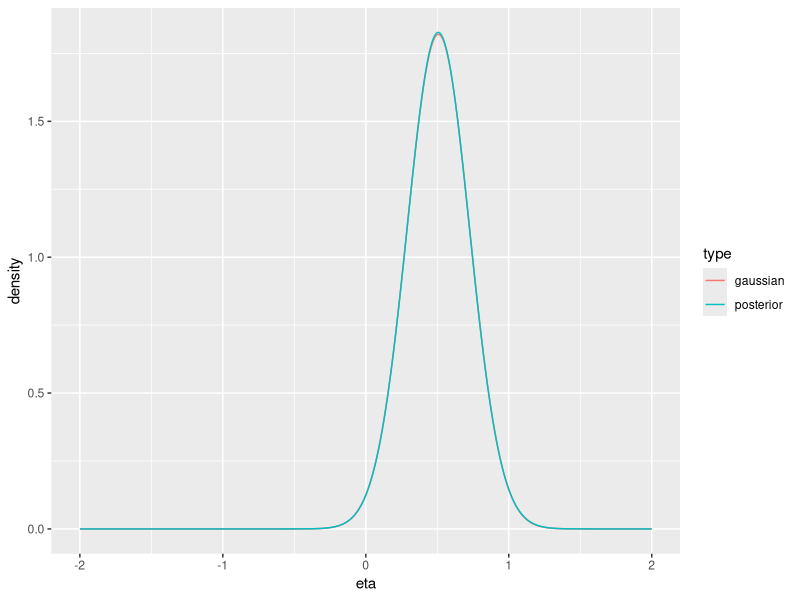

The R source for this figure: (Note: this script raises an error after producing the figure.)

command.arguments <- commandArgs(trailingOnly = TRUE);
output.directory  <- command.arguments[1];
code.directory    <- command.arguments[2];

####################################################################################################
setwd(output.directory);
library(LearnBayes);
library(ggplot2);
library(scales);

### AUXILIARY FUNCTIONS ############################################################################
### auxiliary functions for performing rejection sampling and SIR (sample importance resampling):
target.pdf <- function(x) {

	###  compute normalizing constant for the target density
	eta.min            <- -15;
	eta.max            <- +15;
	relative.grid.size <- 1e-5;
	grid.size          <- (eta.max - eta.min) * relative.grid.size;
	eta                <- eta.min + (eta.max - eta.min) * seq(0,1,relative.grid.size);

	theta                <- exp(eta) / (1 + exp(eta));
	posterior.density    <- ((2 + theta)^125) * (theta^35) / ((1 + exp(eta))^39);
	normalizing.constant <- grid.size * sum(posterior.density);

	###  compute output value
	logistic.x   <- 1 / (1 + exp(-x));
	output.value <- ((2 + logistic.x)^125) * (logistic.x ^ 35) / ((1 + exp(x))^39);
	output.value <- output.value / normalizing.constant;

	return(output.value);

	}

proposal.pdf <- function(x, parameters) {
	output.value <- parameters[['enveloping.constant']] * sn::dst(
		x        = x,
		location = parameters[['location']],
		scale    = parameters[['scale']],
		shape    = 0,
		df       = parameters[['df']],
		dp       = NULL,
		log      = FALSE
		);
	return(output.value);
	}

rproposal <- function(sample.size = NULL, parameters) {
	output.value <- sn::rst(
		n        = sample.size,
		location = parameters[['location']],
		scale    = parameters[['scale']],
		shape    = 0,
		df       = parameters[['df']],
		dp       = NULL
		);
	return(output.value);
	}

### function to perform rejection sampling
perform.rejection.sampling <- function(target.pdf = NULL, proposal.pdf = NULL, rproposal = NULL, proposal.parameters = NULL, proposal.sample.size = NULL) {

	unif.sample <- runif(n = proposal.sample.size);

	proposal.sample <- rproposal(
		sample.size = proposal.sample.size,
		parameters  = proposal.parameters
		);

	proposal.density <- proposal.pdf(
		x           = proposal.sample,
		parameters  = proposal.parameters
		);

	target.density <- target.pdf(x = proposal.sample);

	output.sample <- proposal.sample[unif.sample * proposal.density <= target.density];

	return(output.sample);

	}

### 5.13.2(a) ######################################################################################
eta.min            <- -15;
eta.max            <- +15;
relative.grid.size <- 1e-5;
grid.size          <- (eta.max - eta.min) * relative.grid.size;
eta                <- eta.min + (eta.max - eta.min) * seq(0,1,relative.grid.size);

posterior.density <- target.pdf(x = eta);

###  We now generate the approximating Gaussian distribution.
###  We simply take this Gaussian approximation to be the one whose mean equals the mean of our
###  target posterior distribution, and whose standard deviation equals the standard deviation of
###  our target posterior distribution.
posterior.mean <- sum(grid.size * posterior.density * eta);
posterior.sd   <- sqrt(sum(grid.size * posterior.density * (eta - posterior.mean)^2));
posterior.mean;
posterior.sd;
approximating.gaussian.density <- dnorm(x = eta, mean = posterior.mean, sd = posterior.sd);

###  tabular comparison of the posterior density and its Gaussian approximation:
#cbind(eta,posterior.density,approximating.gaussian.density);

###  graphical comparison of the posterior density and its Gaussian approximation:
png("Fig01_posterior-density.png");
my.levels <- c('gaussian','posterior');
DF.gaussian.approximation <- data.frame(
	eta     = eta,
	density = approximating.gaussian.density,
	type    = factor(rep('gaussian',length(eta)),levels=my.levels)
	);
DF.posterior <- data.frame(
	eta     = eta,
	density = posterior.density,
	type    = factor(rep('posterior',length(eta)),levels=my.levels)
	);
DF.temp <- rbind(DF.posterior,DF.gaussian.approximation);
qplot(data = DF.temp, x = eta, y = density, colour = type, geom = "line", xlim = c(-2,2));
dev.off();

###  estimate for 95% probability interval for theta based on estimated posterior density
posterior.cdf <- cumsum(posterior.density/sum(posterior.density));
temp <- c( eta[min(which(posterior.cdf > 0.025))], eta[min(which(posterior.cdf > 0.975))] );
exp(temp) / (1 + exp(temp));

###  estimate for 95% probability interval for theta based on Gaussian approximation to
###  posterior density.
temp <- qnorm(p = c(0.025,0.975), mean = posterior.mean, sd = posterior.sd);
exp(temp) / (1 + exp(temp));

### 5.13.2(b) ######################################################################################
###  graphical comparison of the posterior density and the proposal density (t-distribution):
proposal.parameters <- list(
	location            = posterior.mean,
	scale               = posterior.sd,
	df                  = 5,
	enveloping.constant = 1.2
	);

png("Fig02_proposal-density.png");
my.levels <- c('posterior','proposal');
proposal.density <- proposal.pdf(x = eta, parameters = proposal.parameters);
summary(cbind(proposal.density,posterior.density,proposal.density - posterior.density));
sum(proposal.density - posterior.density < 0);
DF.posterior <- data.frame(
	eta     = eta,
	density = posterior.density,
	type    = factor(rep('posterior',length(eta)),levels=my.levels)
	);
DF.proposal <- data.frame(
	eta     = eta,
	density = proposal.density,
	type    = factor(rep('proposal',length(eta)),levels=my.levels)
	);
DF.temp <- rbind(DF.posterior,DF.proposal);
qplot(data = DF.temp, x = eta, y = density, colour = type, geom = "line", xlim = c(-2,2));
dev.off();

eta.rejection.sample <- perform.rejection.sampling(
	target.pdf           = target.pdf,
	proposal.pdf         = proposal.pdf,
	rproposal            = rproposal,
	proposal.parameters  = proposal.parameters,
	proposal.sample.size = 1e+6
	);
str(eta.rejection.sample);
summary(eta.rejection.sample);
length(eta.rejection.sample);

###  graphical comparison of posterior sample obtained via rejection sampling and
###  posterior density function 
png("Fig03_rejection-sampling-sample-density.png");
my.ggplot <- ggplot(data = NULL);
my.ggplot <- my.ggplot + geom_line(
	data = data.frame(eta = eta, density = posterior.density),
	aes(x = eta, y = density),
	colour = "red"
	);
my.ggplot <- my.ggplot + geom_density(
	data = data.frame(eta = eta.rejection.sample),
	aes(x = eta),
	colour = "black" 
	);
my.ggplot <- my.ggplot + xlim(range(eta.rejection.sample));
my.ggplot;
dev.off();

###  estimate for 95% probability interval for theta based on estimated posterior density
posterior.cdf <- cumsum(posterior.density/sum(posterior.density));
temp <- c( eta[min(which(posterior.cdf > 0.025))], eta[min(which(posterior.cdf > 0.975))] );
1 / (1 + exp(-temp));

###  estimate for 95% probability interval for theta based on Gaussian approximation to
###  posterior density.
temp <- qnorm(p = c(0.025,0.975), mean = posterior.mean, sd = posterior.sd);
1 / (1 + exp(-temp));

###  estimate for 95% probability interval for theta based on rejection sampling sample
temp <- quantile(x = eta.rejection.sample, probs = c(0.025,0.975));
1 / (1 + exp(-temp));
